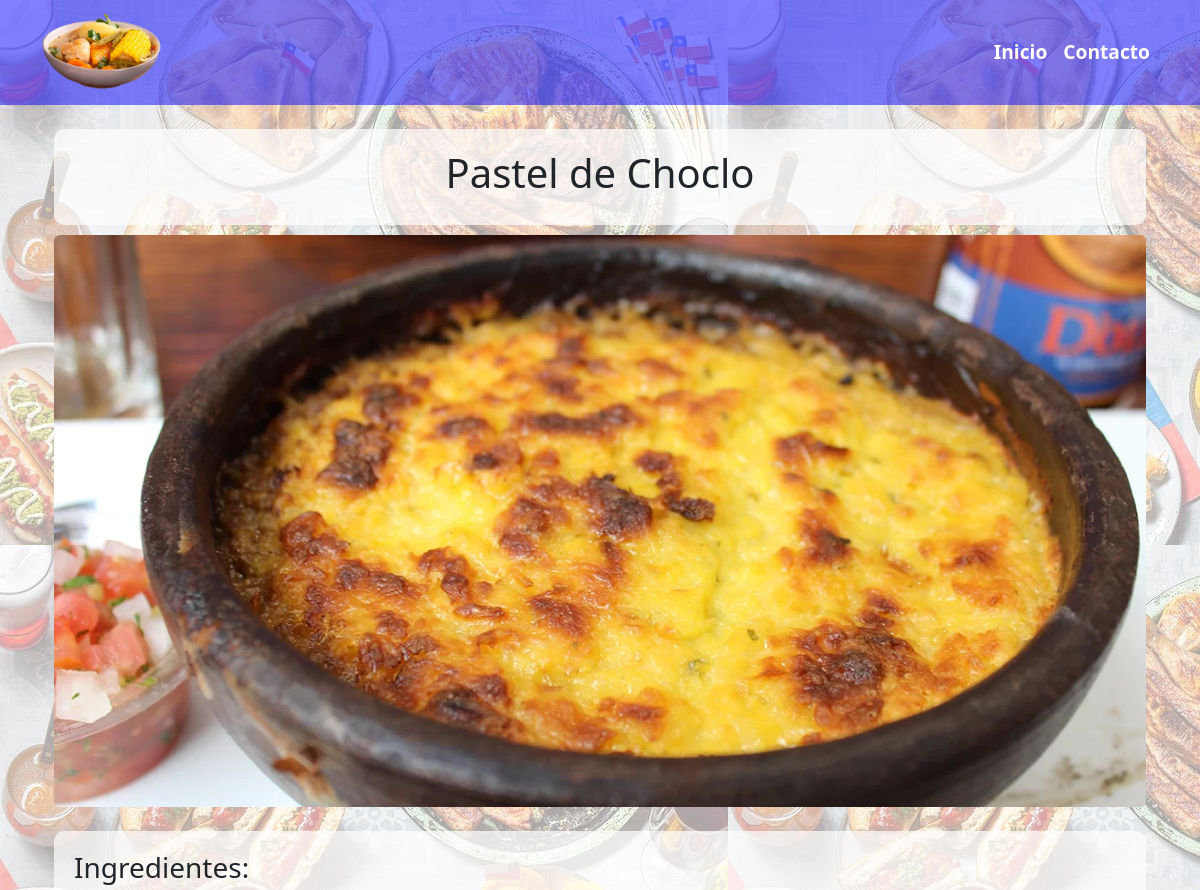
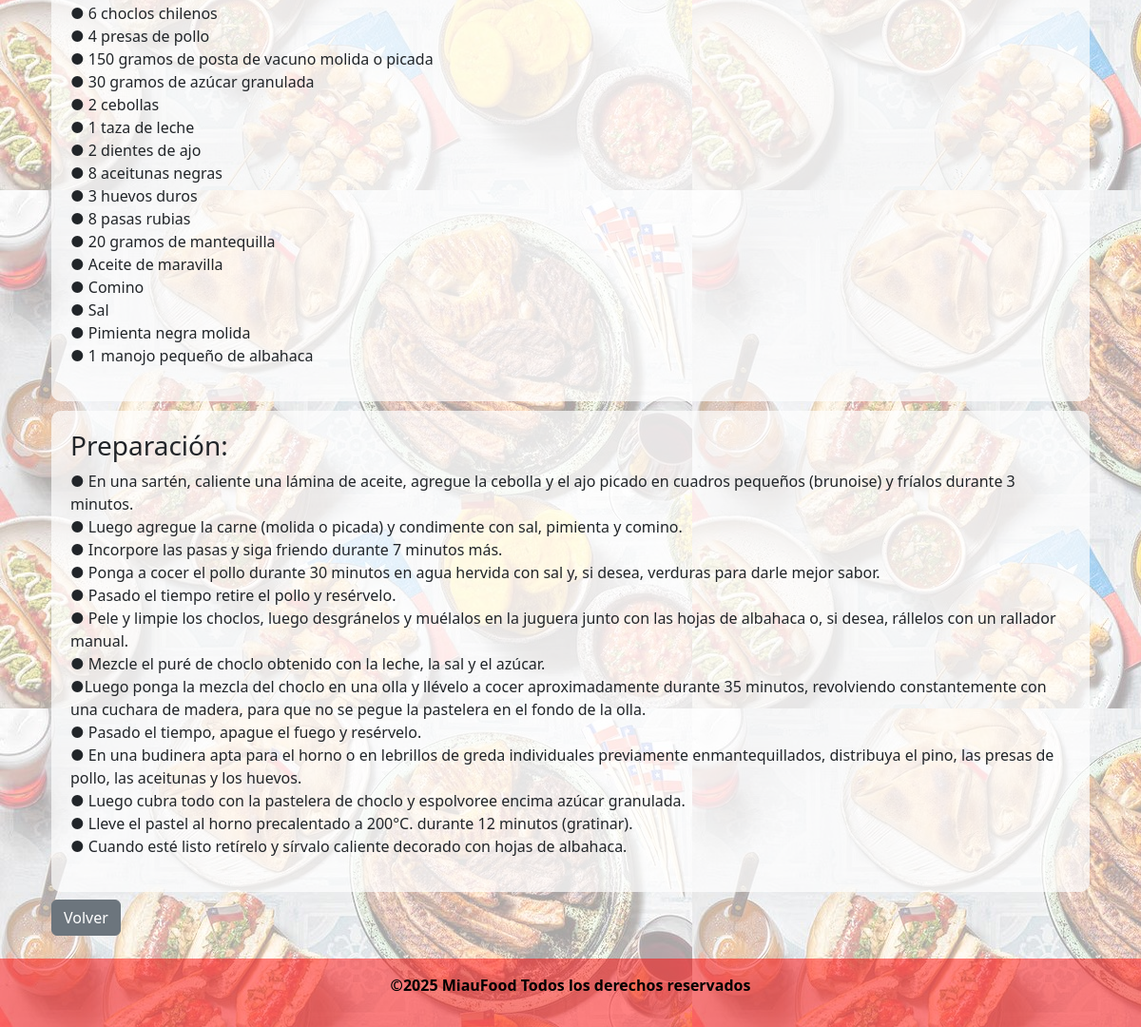
Screenshot of /receta/3/ with the database file from the repository (2 pictures, top to bottom).
### app_receta/models.py (models this page shows, shortened)
class Receta(models.Model):
    nombre = models.CharField(max_length=100)
    descripcion = models.TextField()
    ingredientes = models.TextField()
    instrucciones = models.TextField()
    imagen = models.ImageField(upload_to='recetas/', blank=True, null=True)  #se guarda en media/recetas/

### app_receta/views.py (the view)
# urls.py: path('receta/<int:receta_id>/', views.detalle_receta, name='detalle_receta'), #cuando el usuario a /.../receta/1,2,3...(id variable), se ejecuta la funcion detalle_receta del archivo views.py
def detalle_receta(request,receta_id):
    receta = Receta.objects.filter(pk=receta_id).first()
    if receta:
        return render(request, 'app_receta/detalle.html', {'receta': receta})
    else:
        return render(request, 'app_receta/error-receta.html', {'mensaje': '¡La receta no existe!'}) #mensaje de error

### app_receta/templates/app_receta/detalle.html (shortened to what this page needs)
{% extends 'base.html' %}
{% block content %}
<div class="container mt-4">
    <div class= "receta-titulo">
        <h1>{{ receta.nombre }}</h1>
    </div>
    {% if receta.imagen %}
    <img src="{{ receta.imagen.url }}" class="img-fluid d-block mx-auto mb-4 rounded" alt="{{ receta.titulo }}">
    {% endif %}
    <div class= "ingredientes">
        <h3>Ingredientes:</h3>
        <p style="white-space: pre-line;">{{ receta.ingredientes }}</p></div>
    <div class= "preparacion">
        <h3>Preparación:</h3>
        <p style="white-space: pre-line;">{{ receta.instrucciones }}</p></div>
    <a href="{% url 'index' %}" class="btn btn-secondary mt-2">Volver</a>
</div>
{% endblock %}

### static/css/estilo.css (style rules this page uses)
body { background-image: url('/static/img/chile-fondo.jpg'); background-size: auto; }
.receta-titulo { background-color: #ffffffb2; border-radius: 10px; padding: 20px; margin-bottom: 10px; text-align: center; }
.ingredientes { background-color: #ffffffb2; border-radius: 10px; padding: 20px; }
.preparacion { background-color: #ffffffb2; border-radius: 10px; padding: 20px; margin-top: 10px; }

### rows the page displays
Receta: nombre "Pastel de Choclo", imagen (picture), ingredientes "● 6 choclos chilenos ● 4 presas de pollo ● 150 gramos de posta de vacuno molida o picada ● 30 gramos de azúcar granulada ● 2 cebollas ● 1 taza de leche ● 2 dientes de ajo ● 8 aceitunas negras ● 3 huevos duros ● 8 pasas rubias ● 20 gramos de mantequilla ● Aceite de maravilla ● Comino ● Sal ● Pimienta negra molida ● 1 manojo pequeño de albahaca", instrucciones "● En una sartén, caliente una lámina de aceite, agregue la cebolla y el ajo picado en cuadros pequeños (brunoise) y fríalos durante 3 minutos. ● Luego agregue la carne (molida o picada) y condimente con sal, pimienta y comino. ● Incorpore las pasas y siga friendo durante 7 minutos más. ● Ponga a cocer el pollo durante 30 minutos en agua hervida con sal y, si desea, verduras para darle mejor sabor. ● Pasado el tiempo retire el pollo y resérvelo. ● Pele y limpie los choclos, luego desgránelos y muélalos en la juguera junto con las hojas de albahaca o, si desea, rállelos con un rallador manual. ● Mezcle el puré de choclo obtenido con la leche, la sal y el azúcar. ●Luego ponga la mezcla del…"
